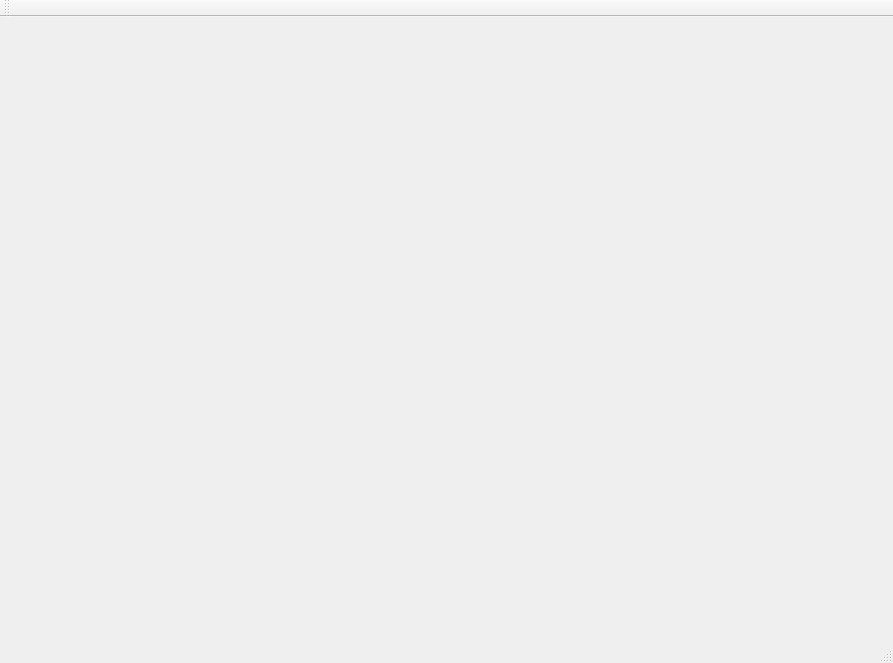
<?xml version="1.0" encoding="UTF-8"?>
<ui version="4.0">
 <class>MainWindow</class>
 <widget class="QMainWindow" name="MainWindow">
  <property name="geometry">
   <rect>
    <x>0</x>
    <y>0</y>
    <width>893</width>
    <height>663</height>
   </rect>
  </property>
  <property name="windowTitle">
   <string>MainWindow</string>
  </property>
  <widget class="QWidget" name="centralWidget"/>
  <widget class="QMenuBar" name="menuBar">
   <property name="geometry">
    <rect>
     <x>0</x>
     <y>0</y>
     <width>893</width>
     <height>21</height>
    </rect>
   </property>
  </widget>
  <widget class="QToolBar" name="mainToolBar">
   <attribute name="toolBarArea">
    <enum>TopToolBarArea</enum>
   </attribute>
   <attribute name="toolBarBreak">
    <bool>false</bool>
   </attribute>
  </widget>
  <widget class="QStatusBar" name="statusBar"/>
 </widget>
 <layoutdefault spacing="6" margin="11"/>
 <resources/>
 <connections/>
</ui>
